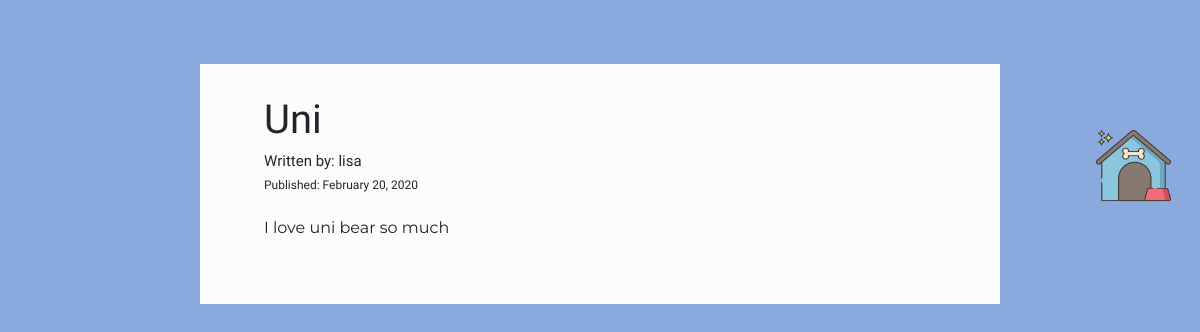
The page /1 on the database its author committed.
### dawgblawg/models.py (models this page shows, shortened)
class BlogPost(db.Model):
    users = db.relationship(User)
    id = db.Column(db.Integer,primary_key=True)
    user_id = db.Column(db.Integer,db.ForeignKey('users.id'),nullable=False)
    date = db.Column(db.DateTime,nullable=False,default=datetime.utcnow)
    title = db.Column(db.String(140),nullable=False)
    text = db.Column(db.Text,nullable=False)

class User(db.Model,UserMixin):
    __tablename__= 'users'
    id = db.Column(db.Integer,primary_key=True)
    profile_image = db.Column(db.String(64),default='default_profile.png')
    email = db.Column(db.String(64),unique=True,index=True)
    username = db.Column(db.String(64),unique=True,index=True)
    password_hash = db.Column(db.String(128))
    posts = db.relationship('BlogPost',backref='author',lazy=True)

### dawgblawg/users/views.py (the view)
@users.route("/<username>")
def user_posts(username):
    page = request.args.get('page',1,type=int) #cycle through user posts using pages
    user = User.query.filter_by(username=username).first_or_404() #returns 404 page if user doesnt exist
    blog_posts = BlogPost.query.filter_by(author=user).order_by(BlogPost.date.desc()).paginate(page=page,per_page=5)
    return render_template('user_blog_posts.html',blog_posts=blog_posts,user=user)

### dawgblawg/blog_posts/views.py (called while the page is built)
@blog_posts.route('/<int:blog_post_id>')
def blog_post(blog_post_id):
    blog_post = BlogPost.query.get_or_404(blog_post_id)
    return render_template('blog_post.html',title=blog_post.title,
                            date=blog_post.date,post=blog_post
    )

### dawgblawg/templates/blog_post.html (shortened to what this page needs)
{% extends "base.html" %}
{% block content %}
  <div class="blog-post-template">
    <h1>{{post.title}}</h1>
    <h2>Written by: {{post.author.username}}</h2>
    <h3>Published: {{post.date.strftime('%B %d, %Y')}}</h3>
    <p>{{post.text}}</p>
  </div>
{% endblock %}

### dawgblawg/static/style.css (style rules this page uses)
html,body { background-color: #8aaade; }
.blog-post-template { max-width: 800px; margin: 4rem auto 0; padding: 2rem 4rem; background-color: #FCFCFC; }
.blog-post-template { font-family: 'Mitr', sans-serif; }
.blog-post-template h2 { font-size: 15px; }
.blog-post-template h3 { font-size: 12px; }
.blog-post-template p { font-family: 'Montserrat', sans-serif; padding: 1rem 0rem 1rem 0rem; }

### rows shown on the page
BlogPost: title "Uni", date "February 20, 2020", text "I love uni bear so much"
User: author.username "lisa"
